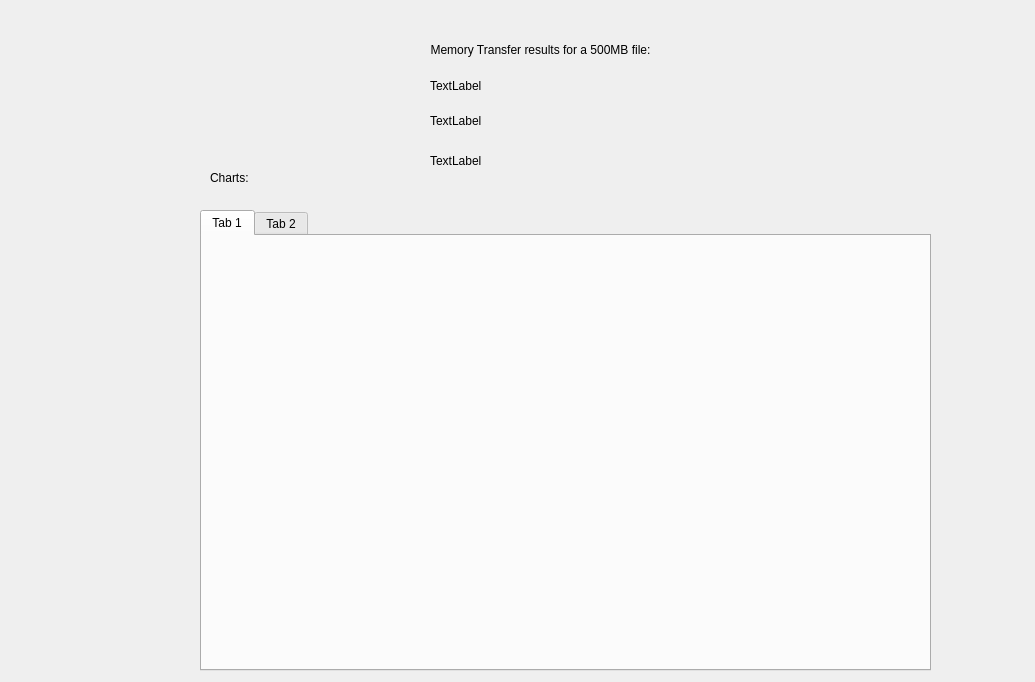
<?xml version="1.0" encoding="UTF-8"?>
<ui version="4.0">
 <class>RESDMemtransfer</class>
 <widget class="QDialog" name="RESDMemtransfer">
  <property name="geometry">
   <rect>
    <x>0</x>
    <y>0</y>
    <width>1035</width>
    <height>682</height>
   </rect>
  </property>
  <property name="windowTitle">
   <string>Dialog</string>
  </property>
  <widget class="QLabel" name="labelTime">
   <property name="geometry">
    <rect>
     <x>430</x>
     <y>100</y>
     <width>181</width>
     <height>41</height>
    </rect>
   </property>
   <property name="text">
    <string>TextLabel</string>
   </property>
  </widget>
  <widget class="QLabel" name="labelSpeed">
   <property name="geometry">
    <rect>
     <x>430</x>
     <y>140</y>
     <width>171</width>
     <height>41</height>
    </rect>
   </property>
   <property name="text">
    <string>TextLabel</string>
   </property>
  </widget>
  <widget class="QLabel" name="labelRuns">
   <property name="geometry">
    <rect>
     <x>430</x>
     <y>70</y>
     <width>161</width>
     <height>31</height>
    </rect>
   </property>
   <property name="text">
    <string>TextLabel</string>
   </property>
  </widget>
  <widget class="QTabWidget" name="tabWidget">
   <property name="geometry">
    <rect>
     <x>200</x>
     <y>210</y>
     <width>731</width>
     <height>461</height>
    </rect>
   </property>
   <property name="currentIndex">
    <number>0</number>
   </property>
   <widget class="QWidget" name="tab">
    <attribute name="title">
     <string>Tab 1</string>
    </attribute>
   </widget>
   <widget class="QWidget" name="tab_2">
    <attribute name="title">
     <string>Tab 2</string>
    </attribute>
   </widget>
  </widget>
  <widget class="QLabel" name="label500">
   <property name="geometry">
    <rect>
     <x>400</x>
     <y>40</y>
     <width>281</width>
     <height>20</height>
    </rect>
   </property>
   <property name="text">
    <string>Memory Transfer results for a 500MB file:</string>
   </property>
   <property name="alignment">
    <set>Qt::AlignmentFlag::AlignCenter</set>
   </property>
  </widget>
  <widget class="QLabel" name="labelCharts">
   <property name="geometry">
    <rect>
     <x>210</x>
     <y>170</y>
     <width>91</width>
     <height>16</height>
    </rect>
   </property>
   <property name="text">
    <string>Charts:</string>
   </property>
  </widget>
 </widget>
 <resources/>
 <connections/>
</ui>
